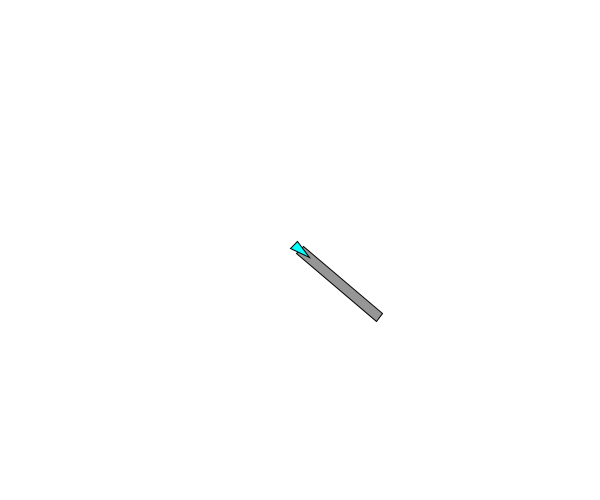
Frame 1 (no input)
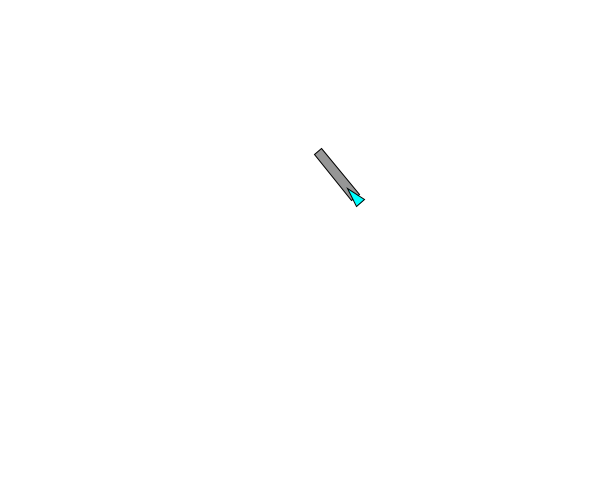
Frame 60 (the mouse pressed at the canvas centre just before this capture)
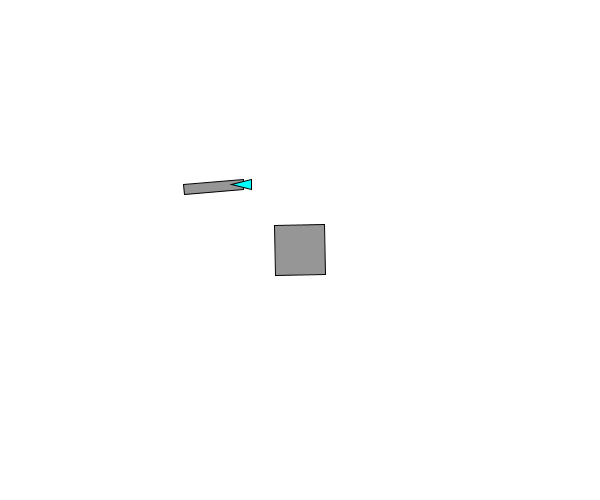
Frame 120 (the mouse held since frame 60 and released just before this capture)

The Processing sketch that drew these frames (run headless with seeded random() and noise(); from frame 60 on, the mouse is pressed at the canvas centre):

// Processing sketch: testfile2
// ── testfile2.pde
// Much credit due to:
// Daniel Shiffman's <http://www.shiffman.net> The Nature of Code, 
// Steering Behavior examples

ArrayList obs;
Boid wanderer;
boolean debug = true;

void setup() {
  size(600, 500);
  wanderer = new Boid(new PVector(width/2, height/2), 2.0, 0.1);
  smooth();
  obs = new ArrayList();
}

void draw() {
  background(255);
  for ( int i = 0; i < obs.size(); i++ ) {
    ((Poly)obs.get(i)).show();
  }
  wanderer.obstacleAvoid();
  wanderer.run();
}

void keyPressed() {
  debug = !debug;
}
void mousePressed() {
  //create a new obstacle
  //a rotated square of a random size
  float siz = random(30, 50);
  float r = random(0, PI);
  ArrayList p = new ArrayList();
  p.add(new PVector(siz*cos(r), siz*sin(r)));
  p.add(new PVector(siz*cos(r+0.5*PI), siz*sin(r+0.5*PI)));
  p.add(new PVector(siz*cos(r+PI), siz*sin(r+PI)));   
  p.add(new PVector(siz*cos(r+1.5*PI), siz*sin(r+1.5*PI)));
  obs.add(new Poly(mouseX, mouseY, p));
}

// ── class1.pde
/* 
 overlap() takes in two polygons and using the separating axis theorum returns 
 the smallest vector that will projected ob1 from colliding ob2
 if there is no collision, a null vector is returned
 Based off N Tutorial A - Collision Detection and Response
 http://www.metanetsoftware.com/technique/tutorialA.html
 And also Advanced Character Physics by Thomas Jakobsen
 */

PVector overlap(Poly ob1, Poly ob2) { //ob1 is one that is projected (moves)

  PVector nor, pt, projection;
  float low1, high1, low2, high2, dt;  
  projection = new PVector(Float.MAX_VALUE, 0);

  for ( int q = 0; q < ob1.points.size(); q++ ) {
    if ( q == (ob1.points.size()-1) ) {
      nor = PVector.sub((PVector)ob1.points.get(0), (PVector)ob1.points.get(q));
    } else {
      nor = PVector.sub((PVector)ob1.points.get(q), (PVector)ob1.points.get(q+1));
    }
    nor.set(-nor.y, nor.x, 0); //rotate 90 degrees
    nor.normalize();

    //set the values so any value will work
    low1 = Float.MAX_VALUE;
    high1 = -Float.MAX_VALUE;
    for ( int i = 0; i < ob1.points.size(); i++ ) {
      pt = PVector.add( (PVector)ob1.points.get(i), new PVector(ob1.x, ob1.y) );
      dt = pt.dot(nor);
      if ( dt < low1 ) { 
        low1 = dt;
      }
      if ( dt > high1 ) { 
        high1 = dt;
      }
    }
    low2 = Float.MAX_VALUE;
    high2 = -Float.MAX_VALUE;
    for ( int i = 0; i < ob2.points.size(); i++ ) {
      pt = PVector.add( (PVector)ob2.points.get(i), new PVector(ob2.x, ob2.y) );
      dt = pt.dot(nor);
      if ( dt < low2 ) { 
        low2 = dt;
      }
      if ( dt > high2 ) { 
        high2 = dt;
      }
    }
    //find projection using min overlap of low1-high1 and low2-high2
    //ob1 is the one that is projected (moves)
    float mid1, mid2;
    mid1 = 0.5f*(low1+high1);
    mid2 = 0.5f*(low2+high2);
    if ( mid1 < mid2 ) {
      if ( high1 < low2 ) { //no overlap
        return (new PVector(0, 0)); //return a null vector
      } else { //test to see if projection is smallest
        if ( (high1-low2) < projection.mag() ) { //new smallest projection found
          projection = nor.get();
          projection.normalize();
          projection.mult(-(high1-low2));
        }
      }
    } else {
      if ( low1 > high2 ) { //no overlap
        return (new PVector(0, 0)); //return a null vector
      } else {
        if ( (high2-low1) < projection.mag() ) { //new smallest projection found
          projection = nor.get();
          projection.normalize();
          projection.mult((high2-low1));
        }
      }
    }
  }

  //do same for ob2/////////////////////////////////////////////////////////////////////////////
  for ( int q = 0; q < ob2.points.size(); q++ ) {
    //println(ob1.points.size());
    if ( q == (ob2.points.size()-1) ) {
      nor = PVector.sub((PVector)ob2.points.get(0), (PVector)ob2.points.get(q));
    } else {
      nor = PVector.sub((PVector)ob2.points.get(q), (PVector)ob2.points.get(q+1));
    }
    nor.set(-nor.y, nor.x, 0); //rotate 90 degrees
    nor.normalize();
    nor.mult(100);
    nor.normalize();
    //set the values so any value will work
    low1 = Float.MAX_VALUE;
    high1 = -Float.MAX_VALUE;
    for ( int i = 0; i < ob1.points.size(); i++ ) {
      pt = PVector.add( (PVector)ob1.points.get(i), new PVector(ob1.x, ob1.y) );
      dt = pt.dot(nor);
      if ( dt < low1 ) { 
        low1 = dt;
      }
      if ( dt > high1 ) { 
        high1 = dt;
      }
    }
    low2 = Float.MAX_VALUE;
    high2 = -Float.MAX_VALUE;
    for ( int i = 0; i < ob2.points.size(); i++ ) {
      pt = PVector.add( (PVector)ob2.points.get(i), new PVector(ob2.x, ob2.y) );
      dt = pt.dot(nor);
      if ( dt < low2 ) { 
        low2 = dt;
      }
      if ( dt > high2 ) { 
        high2 = dt;
      }
    }
    //find projection using min overlap of low1-high1 and low2-high2
    //ob1 is the one that is projected (moves)
    float mid1, mid2;
    mid1 = 0.5f*(low1+high1);
    mid2 = 0.5f*(low2+high2);
    if ( mid1 < mid2 ) {
      if ( high1 < low2 ) { //no overlap
        return (new PVector(0, 0)); //return a null vector
      } else { //test to see if projection is smallest
        if ( (high1-low2) < projection.mag() ) { //new smallest projection found
          projection = nor.get();
          projection.normalize();
          projection.mult(-(high1-low2));
        }
      }
    } else {
      if ( low1 > high2 ) { //no overlap
        return (new PVector(0, 0)); //return a null vector
      } else {
        if ( (high2-low1) < projection.mag() ) { //new smallest projection found
          projection = nor.get();
          projection.normalize();
          projection.mult((high2-low1));
        }
      }
    }
  }

  return projection;
}

// ── class2.pde
class Poly {
  float x, y;
  ArrayList points;
  Poly(float _x, float _y, ArrayList p) {
    x = _x;
    y = _y;
    points = p;
  }
  void show() {
    pushMatrix();
    fill(150);
    stroke(0);
    beginShape();
    translate(x, y);
    for ( int i = 0; i < points.size(); i++ ) {
      PVector v = (PVector)points.get(i);
      vertex( v.x, v.y );
    }
    endShape(CLOSE);
    popMatrix();
  }
}

// ── class3.pde


// Most of the code except the obstacle avoid function was copied from
// Daniel Shiffman's <http://www.shiffman.net> The Nature of Code, 
// Steering Wander example
// This examples where the inspiration for this project

// The "Boid" class (for wandering)
class Boid {

  PVector loc;
  PVector vel;
  PVector acc;
  float r;
  float wandertheta;
  float maxforce;    // Maximum steering force
  float maxspeed;    // Maximum speed
  float checkL;       // check factor of the avoidance rectangle

  Boid(PVector l, float ms, float mf) {
    acc = new PVector(0, 0);
    vel = new PVector(random(2, 3), random(2, 3));
    loc = l.get();
    r = 5.0;
    wandertheta = 0.0;
    maxspeed = ms;
    maxforce = mf;
    checkL = 30;
  }

  void run() {
    update();
    borders();
    render();
  }

  // Method to update location
  void update() {
    // Update velocity
    vel.add(acc);
    // Limit speed
    vel.limit(maxspeed);
    loc.add(vel);
    // Reset accelertion to 0 each cycle
    acc.mult(0);
  }

  //////////////////////////////////////////
  void obstacleAvoid() {

    boolean projected = false;
    float checkLength = checkL*vel.mag();
    PVector forward, ray, projection, force, lateral;
    float dotProd, dis;
    forward = vel.get();
    forward.normalize();
    ray = forward.get();
    ray.mult(checkLength);
    lateral = forward.get();
    lateral.set(lateral.y, -lateral.x, 0);
    lateral.mult(r);

    ArrayList p = new ArrayList();
    p.add(new PVector(lateral.x, lateral.y));
    p.add(new PVector(-lateral.x, -lateral.y));
    p.add(new PVector(ray.x-lateral.x, ray.y-lateral.y));
    p.add(new PVector(ray.x+lateral.x, ray.y+lateral.y));
    Poly check = new Poly(loc.x, loc.y, p);

    for ( int i = 0; i < obs.size(); i++ ) {
      Poly ob = (Poly)obs.get(i);
      projection = overlap(check, ob);
      if ( (projection.x != 0) || (projection.y != 0) ) { //overlapping so steer away
        projected = true;
        projection.normalize();
        force = lateral.get();
        force.normalize();
        force.mult( projection.dot(force) );
        force.limit(maxforce);
        acc.add(force);
      }
    }
    if ( projected == false ) { //if there is no objects to steer around, wander
      wander();
    }

    // Render wandering circle, etc. 
    if (debug) { 
      check.show(); //show the checking rectangle
    }
  }  

  /////////////////////////////////////////////////////
  void render() {
    // Draw a triangle rotated in the direction of velocity
    float theta = vel.heading2D() + radians(90);
    fill(0, 255, 255);
    stroke(0);
    pushMatrix();
    translate(loc.x, loc.y);
    rotate(theta);

    beginShape(TRIANGLES);

    vertex(0, -r*2);
    vertex(-r, r*2);
    vertex(r, r*2);
    endShape();

    //ellipse(0,0,2*r,2*r);
    popMatrix();
  }

  /////////////////////////////////////////////////
  // Wraparound
  void borders() {
    if (loc.x < -r) loc.x = width+r;
    if (loc.y < -r) loc.y = height+r;
    if (loc.x > width+r) loc.x = -r;
    if (loc.y > height+r) loc.y = -r;
  }

  /////////////////////////////////////////////////
  void wander() {
    float wanderR = 16.0f;         // Radius for our "wander circle"
    float wanderD = 50.0f;         // Distance for our "wander circle"
    float change = 0.3f;//0.25f;
    wandertheta += random(-change, change);     // Randomly change wander theta

    // Now we have to calculate the new location to steer towards on the wander circle
    PVector circleloc = vel.get();  // Start with velocity
    circleloc.normalize();            // Normalize to get heading
    circleloc.mult(wanderD);          // Multiply by distance
    circleloc.add(loc);               // Make it relative to boid's location

    PVector circleOffSet = new PVector(wanderR*cos(wandertheta), wanderR*sin(wandertheta));
    PVector target = PVector.add(circleloc, circleOffSet);

    acc.add(steer(target, false));  // Steer towards it
  }  

  ///////////////////////////////////////////////////////////////////////////////////////////////////////////////
  // A method that calculates a steering vector towards a target
  // Takes a second argument, if true, it slows down as it approaches the target
  PVector steer(PVector target, boolean slowdown) {
    PVector steer;  // The steering vector
    PVector desired = PVector.sub(target, loc);  // A vector pointing from the location to the target
    float d = desired.mag(); // Distance from the target is the magnitude of the vector
    // If the distance is greater than 0, calc steering (otherwise return zero vector)
    if (d > 0) {
      // Normalize desired
      desired.normalize();
      // Two options for desired vector magnitude (1 -- based on distance, 2 -- maxspeed)
      if ((slowdown) && (d < 100.0f)) desired.mult(maxspeed*(d/100.0f)); // This damping is somewhat arbitrary
      else desired.mult(maxspeed);
      // Steering = Desired minus Velocity
      steer = PVector.sub(desired, vel);
      //steer.add(new PVector(0,1f)); //pull down
      steer.limit(maxforce);  // Limit to maximum steering force
    } else {
      steer = new PVector(0, 0);
    }
    return steer;
  }
}
